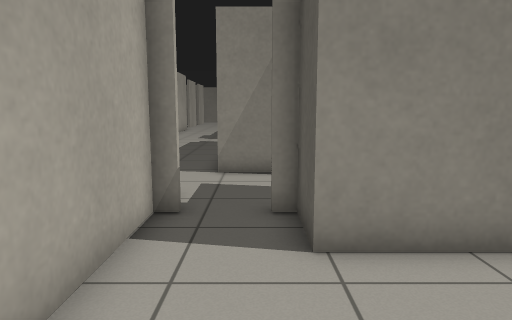
View 1 (above)

24 first-person views from a walk through a robot-simulator world made for Gazebo. The camera is 1 m above the floor, tilts 8° down and sees 70° across. The lines on the ground mark 1 m squares. The floor is counted in squares, 0.5 m on a side. Each view is taken from the middle of a square. On the plan, view 1 faces up. The plan holds only what a view shows up to about 19 squares ahead; the rest is blank. The place goes on beyond the plan. The robots in the file are not drawn. Some stock models are drawn as simple stand-ins. Surface patterns are stand-ins for the level's own textures.

View 2
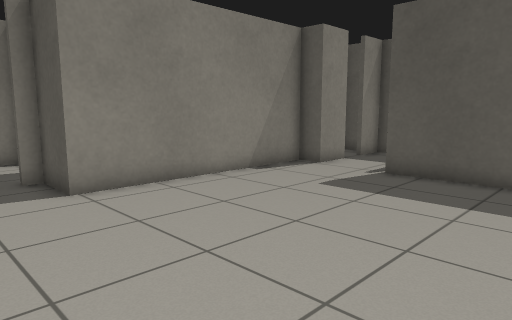

View 3
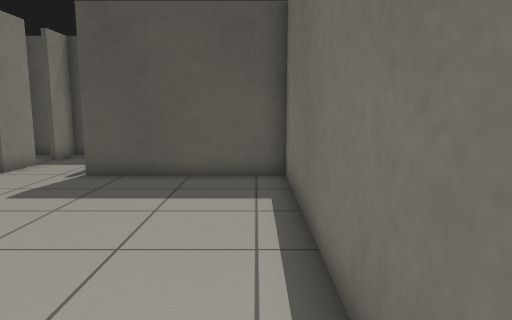

View 4
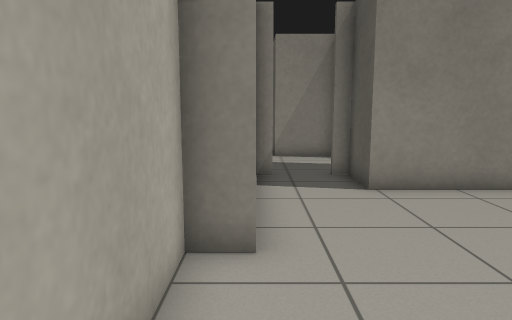

View 5
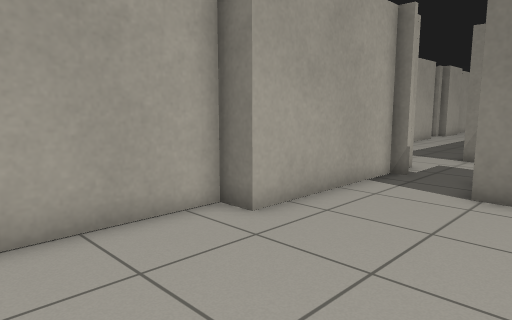

View 6
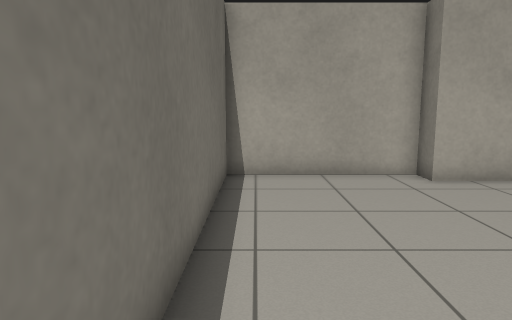

View 7
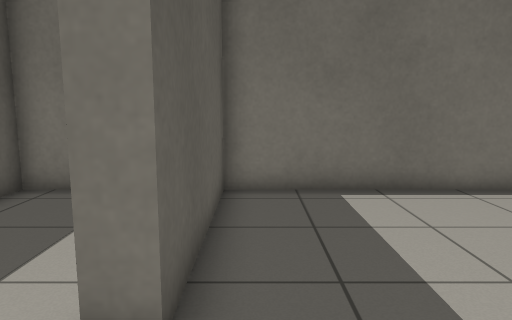

View 8
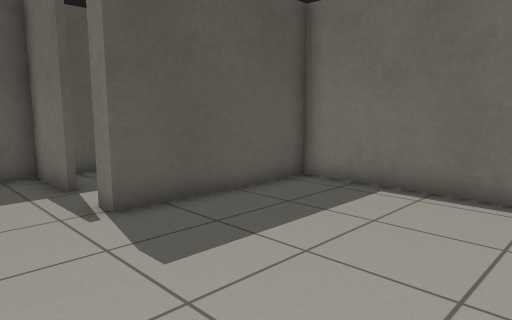

View 9
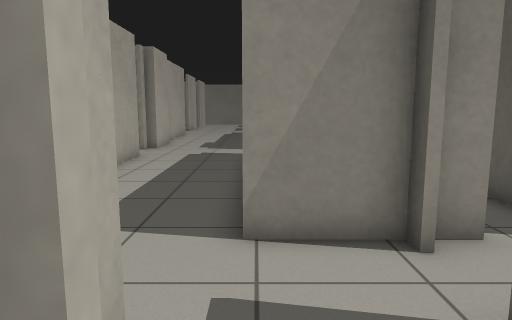

View 10
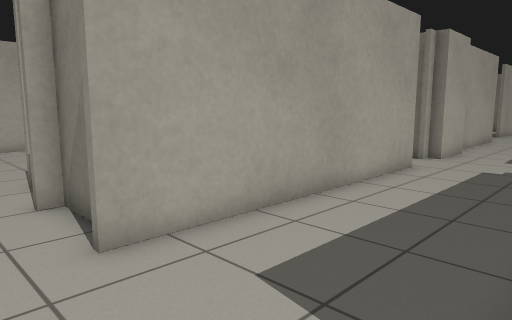

View 11
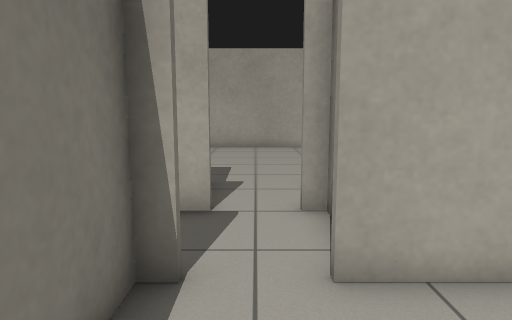

View 12
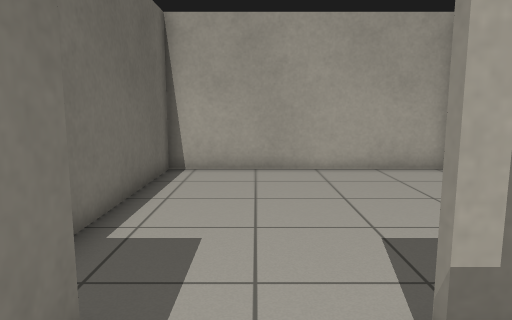

View 13
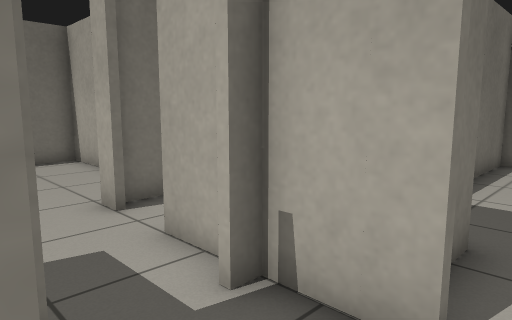

View 14
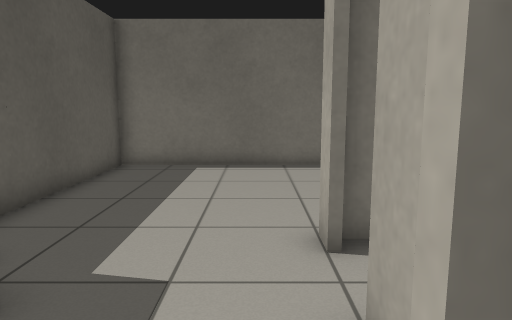

View 15
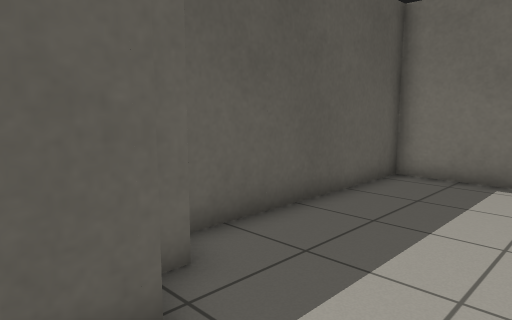

View 16
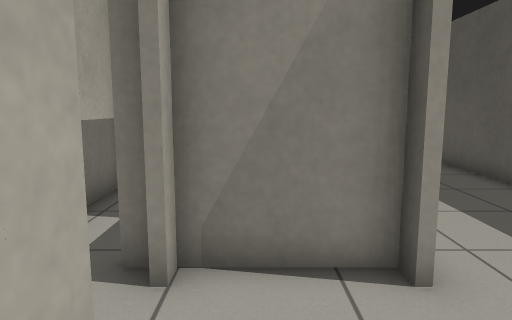

View 17
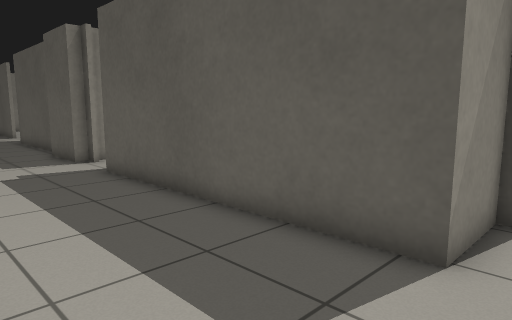

View 18
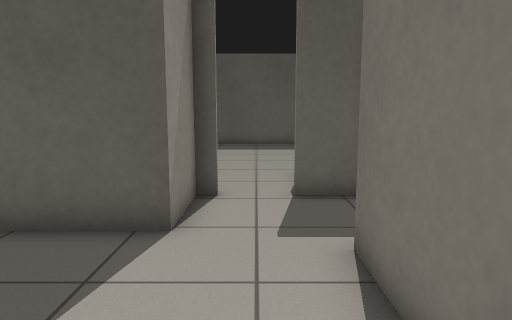

View 19
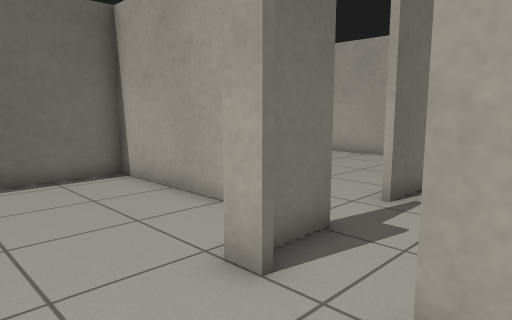

View 20
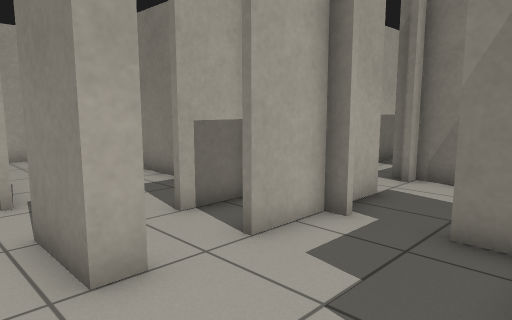

View 21
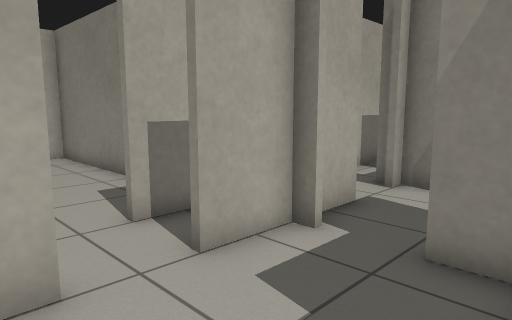

View 22
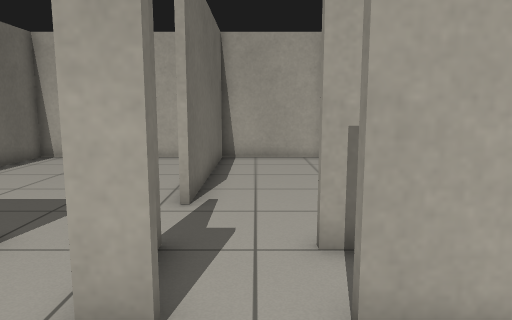

View 23
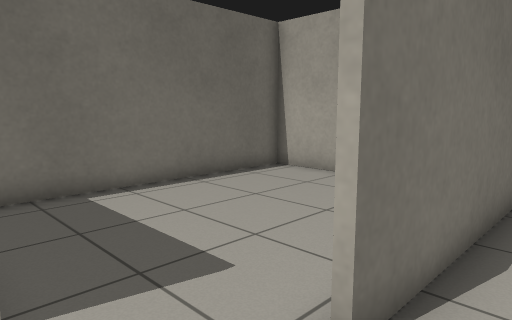

View 24
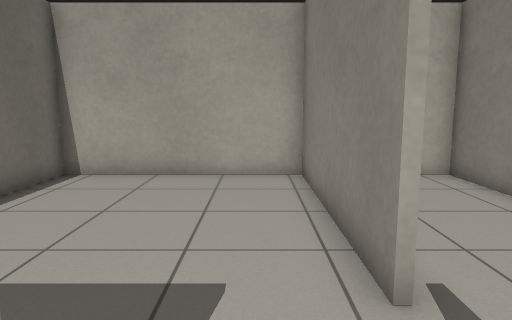

### Floor plan
Points are (right, up) in squares from view 1. A wall is a line through its corners. A room is listed if a view was taken in it or the views show most of it. See-through windows are left out.
Room 1 (views 1, 2, 3, 4, 5, 6, 7, 8, 9, 10)
walls: (1.3, 7.6) (1.3, 9.1); (9.3, 3.9) (9.3, 4.9) (0.8, 4.9) (0.8, 6.9) (0.2, 6.9); (-1.4, 6.9) (-2, 6.9) (-2, 0.9) (-3, 0.9) (-3, -4.9) (8.8, -4.9) (8.8, 1.1); (-2, 8.6) (-2, 8.1); (1.3, 11.4) (-1.2, 11.4)
ways out: opening at (-2, 10) to room 2; opening at (1.5, 10); opening at (9, 2.5)
Room 2 (views 11, 13, 17)
walls: (-6, 21.6) (-6, 10.9); (-0.7, 23.9) (-0.7, 24.4) (-1.2, 24.4) (-1.2, 25.5); (-1.2, 11.4) (-1.2, 21.6); (-6.5, 24.4) (-6.5, 23.9); (-6, 25.5) (-6, 24.4); (-6, 8.6) (-2, 8.6)
ways out: opening at (-2, 10) to room 1; opening at (-6, 10) to room 3; opening at (-5, 23)
Room 3 (views 12, 14, 15, 16, 18, 19, 20, 21, 22, 24)
walls: (-9, 3.1) (-9, 2.4) (-11.2, 2.4); (-5.2, 4.4) (-5.2, 5.6); (-4.2, 3.4) (-4.2, 3.9); (-11, 0.1) (-11, -4.9) (-3.2, -4.9) (-3.2, 2.8); (-5.6, 6.9) (-6.8, 6.9); (-9, 9.1) (-9, 4.9); (-11.8, 8.6) (-10.8, 8.6); (-6.2, 11.4) (-9, 11.4); (-9.2, 11.4) (-9.8, 11.4); (-11.5, 12) (-11.5, 11.4); (-11.5, 16.1) (-11.5, 13.5)
ways out: opening at (-6, 10) to room 2; opening at (-9, 4) to room 4; opening at (-11, 1) to room 5; opening at (-12, 10.5)
Room 4 (view 23)
walls: (-11, 6.6) (-11, 4.9); (-11.2, 2.6) (-9.2, 2.6)
ways out: opening at (-9, 4) to room 3; opening at (-11, 4) to room 6
Room 5 (no view inside)
walls: (-13.4, 2.4) (-21, 2.4); (-21, 2.5) (-21, -4.9) (-12.4, -4.9)
ways out: opening at (-11, 1) to room 3; opening at (-12.5, 2.5) to room 6
Room 6 (no view inside)
walls: (-14.2, 6.9) (-21, 6.9); (-21, 7) (-21, 2.5); (-21, 2.6) (-13.5, 2.6)
ways out: opening at (-11, 4) to room 4; opening at (-12.5, 2.5) to room 5

Where each view was taken, in squares from view 1:
view 1: 0 up, 0 right, facing up
view 2: 4 down, 2 left, facing up-right
view 3: 4 down, 2 left, facing right
view 4: 4 down, 2 left, facing up
view 5: 4 down, 3 right, facing up-left
view 6: 4 down, 8 right, facing left
view 7: 4 up, 8 right, facing down
view 8: 4 up, 2 right, facing down-right
view 9: 6 up, 1 left, facing up
view 10: 9 up, 1 left, facing up-left
view 11: 10 up, 2 left, facing left
view 12: 10 up, 9 left, facing left
view 13: 10 up, 6 left, facing down-left
view 14: 8 up, 8 left, facing down
view 15: 6 up, 8 left, facing down-right
view 16: 7 up, 8 left, facing up
view 17: 10 up, 6 left, facing up-right
view 18: 10 up, 7 left, facing right
view 19: 6 up, 6 left, facing down-left
view 20: 1 up, 5 left, facing up-left
view 21: 2 up, 5 left, facing up-left
view 22: 4 up, 6 left, facing left
view 23: 4 up, 11 left, facing down-left
view 24: 1 up, 10 left, facing left
